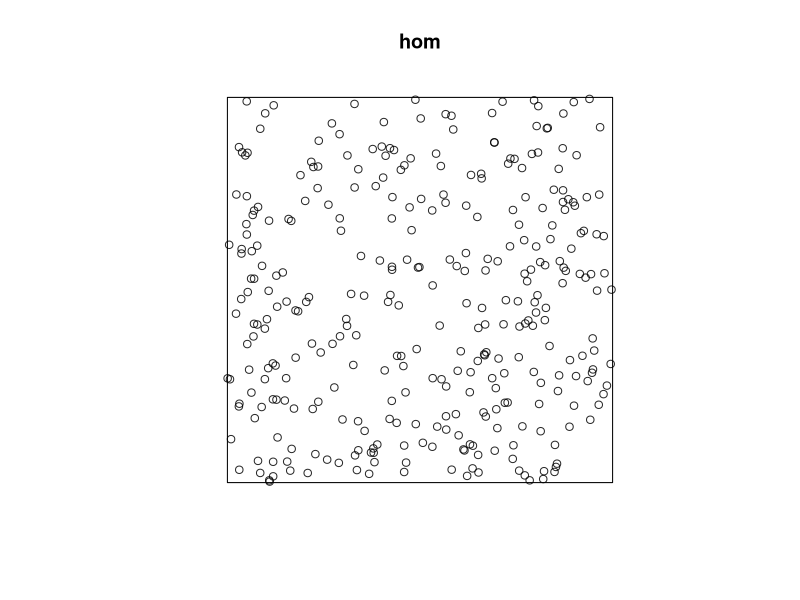
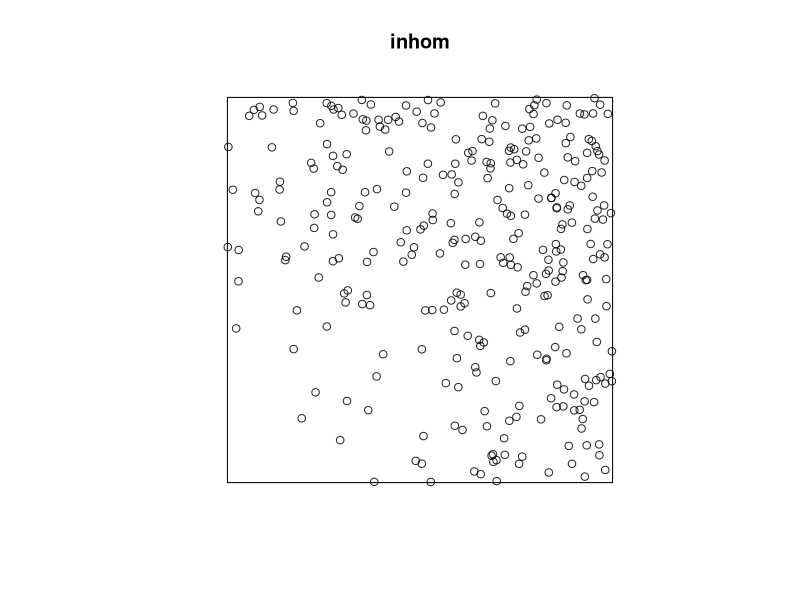
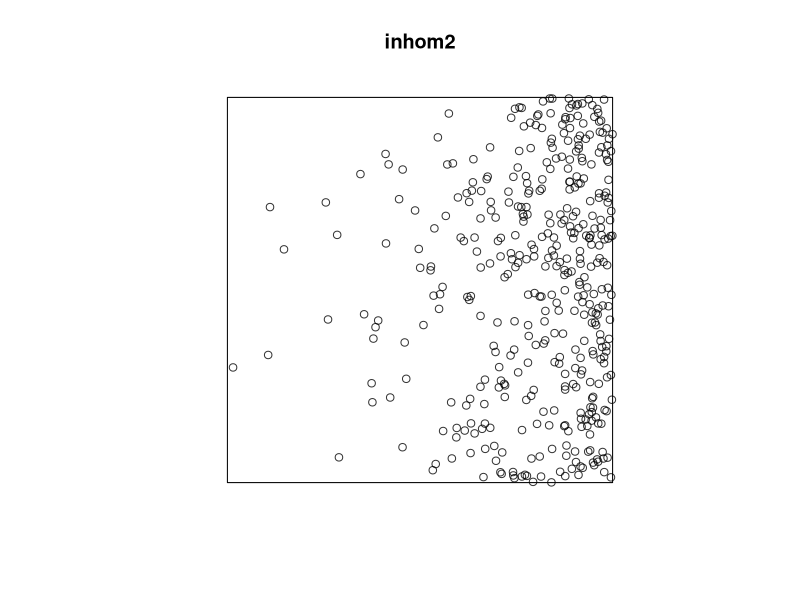
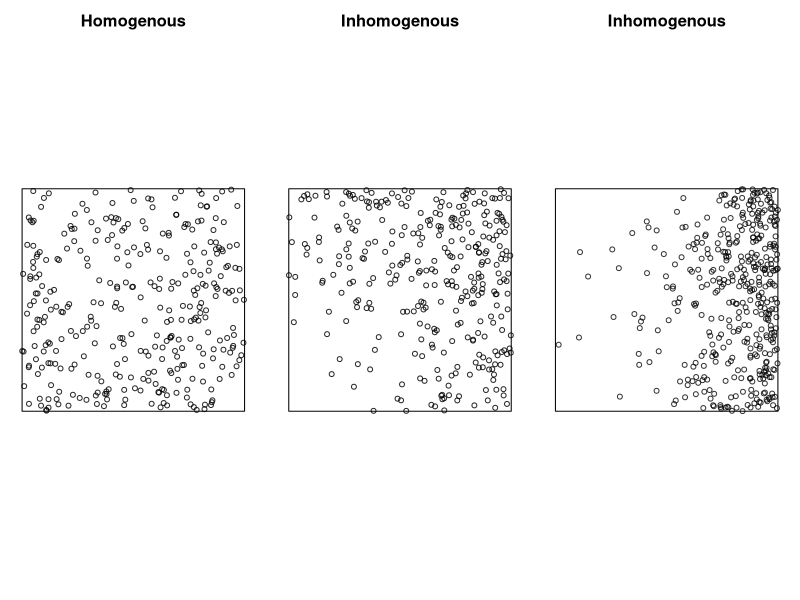

R code for these plots, in order:
library(spatstat)

hom <- rpoispp(350)
inhom <- rpoispp(function(x,y){500*(x^2+y^2)})
inhom2 <- rpoispp(function(x,y){15*exp(5*x)})

plot(hom)
plot(inhom)
plot(inhom2)

par(mfrow=c(1,3), mar = c(1, 1, 1, 1))
plot(hom,main="")
title("Homogenous",cex.main=1.5,line=-1)
plot(inhom,main="")
title("Inhomogenous",cex.main=1.5,line=-1)
plot(inhom2,main="")
title("Inhomogenous",cex.main=1.5,line=-1)
